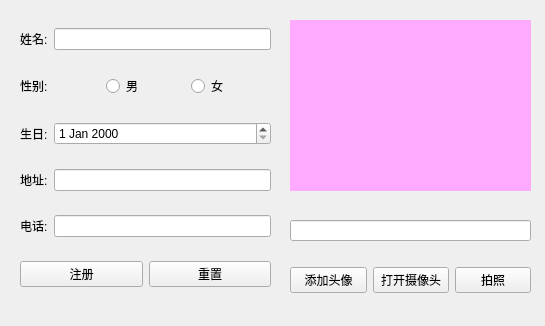
<?xml version="1.0" encoding="UTF-8"?>
<ui version="4.0">
 <class>RegisterWin</class>
 <widget class="QWidget" name="RegisterWin">
  <property name="geometry">
   <rect>
    <x>0</x>
    <y>0</y>
    <width>545</width>
    <height>326</height>
   </rect>
  </property>
  <property name="sizePolicy">
   <sizepolicy hsizetype="Preferred" vsizetype="Preferred">
    <horstretch>0</horstretch>
    <verstretch>0</verstretch>
   </sizepolicy>
  </property>
  <property name="windowTitle">
   <string>Form</string>
  </property>
  <widget class="QLabel" name="headpicLb">
   <property name="geometry">
    <rect>
     <x>290</x>
     <y>20</y>
     <width>241</width>
     <height>171</height>
    </rect>
   </property>
   <property name="styleSheet">
    <string notr="true">background-color: rgb(255, 170, 255);</string>
   </property>
   <property name="text">
    <string/>
   </property>
  </widget>
  <widget class="QLineEdit" name="picFileEdit">
   <property name="geometry">
    <rect>
     <x>290</x>
     <y>220</y>
     <width>241</width>
     <height>21</height>
    </rect>
   </property>
  </widget>
  <widget class="QWidget" name="layoutWidget">
   <property name="geometry">
    <rect>
     <x>290</x>
     <y>260</y>
     <width>241</width>
     <height>41</height>
    </rect>
   </property>
   <layout class="QHBoxLayout" name="horizontalLayout_7" stretch="1,1,1">
    <item>
     <widget class="QPushButton" name="addpicBtn">
      <property name="text">
       <string>添加头像</string>
      </property>
     </widget>
    </item>
    <item>
     <widget class="QPushButton" name="videoswiitchBtn">
      <property name="text">
       <string>打开摄像头</string>
      </property>
     </widget>
    </item>
    <item>
     <widget class="QPushButton" name="cameraBtn">
      <property name="text">
       <string>拍照</string>
      </property>
     </widget>
    </item>
   </layout>
  </widget>
  <widget class="QWidget" name="layoutWidget">
   <property name="geometry">
    <rect>
     <x>20</x>
     <y>10</y>
     <width>251</width>
     <height>301</height>
    </rect>
   </property>
   <layout class="QVBoxLayout" name="verticalLayout">
    <item>
     <layout class="QHBoxLayout" name="horizontalLayout">
      <item>
       <widget class="QLabel" name="label">
        <property name="text">
         <string>姓名:</string>
        </property>
       </widget>
      </item>
      <item>
       <widget class="QLineEdit" name="nameEdit"/>
      </item>
     </layout>
    </item>
    <item>
     <layout class="QHBoxLayout" name="horizontalLayout_4">
      <item>
       <widget class="QLabel" name="label_4">
        <property name="text">
         <string>性别:</string>
        </property>
       </widget>
      </item>
      <item>
       <widget class="QRadioButton" name="mrb">
        <property name="text">
         <string>男</string>
        </property>
       </widget>
      </item>
      <item>
       <widget class="QRadioButton" name="wrb">
        <property name="text">
         <string>女</string>
        </property>
       </widget>
      </item>
     </layout>
    </item>
    <item>
     <layout class="QHBoxLayout" name="horizontalLayout_5">
      <item>
       <widget class="QLabel" name="label_5">
        <property name="text">
         <string>生日:</string>
        </property>
       </widget>
      </item>
      <item>
       <widget class="QDateEdit" name="birthdayEdit">
        <property name="sizePolicy">
         <sizepolicy hsizetype="Expanding" vsizetype="Fixed">
          <horstretch>0</horstretch>
          <verstretch>0</verstretch>
         </sizepolicy>
        </property>
       </widget>
      </item>
     </layout>
    </item>
    <item>
     <layout class="QHBoxLayout" name="horizontalLayout_2">
      <item>
       <widget class="QLabel" name="label_2">
        <property name="text">
         <string>地址:</string>
        </property>
       </widget>
      </item>
      <item>
       <widget class="QLineEdit" name="addressEdit"/>
      </item>
     </layout>
    </item>
    <item>
     <layout class="QHBoxLayout" name="horizontalLayout_3">
      <item>
       <widget class="QLabel" name="label_3">
        <property name="text">
         <string>电话:</string>
        </property>
       </widget>
      </item>
      <item>
       <widget class="QLineEdit" name="phoneEdit"/>
      </item>
     </layout>
    </item>
    <item>
     <layout class="QHBoxLayout" name="horizontalLayout_6">
      <item>
       <widget class="QPushButton" name="registerBtn">
        <property name="text">
         <string>注册</string>
        </property>
       </widget>
      </item>
      <item>
       <widget class="QPushButton" name="resetBtn">
        <property name="text">
         <string>重置</string>
        </property>
       </widget>
      </item>
     </layout>
    </item>
   </layout>
  </widget>
 </widget>
 <resources/>
 <connections/>
</ui>
